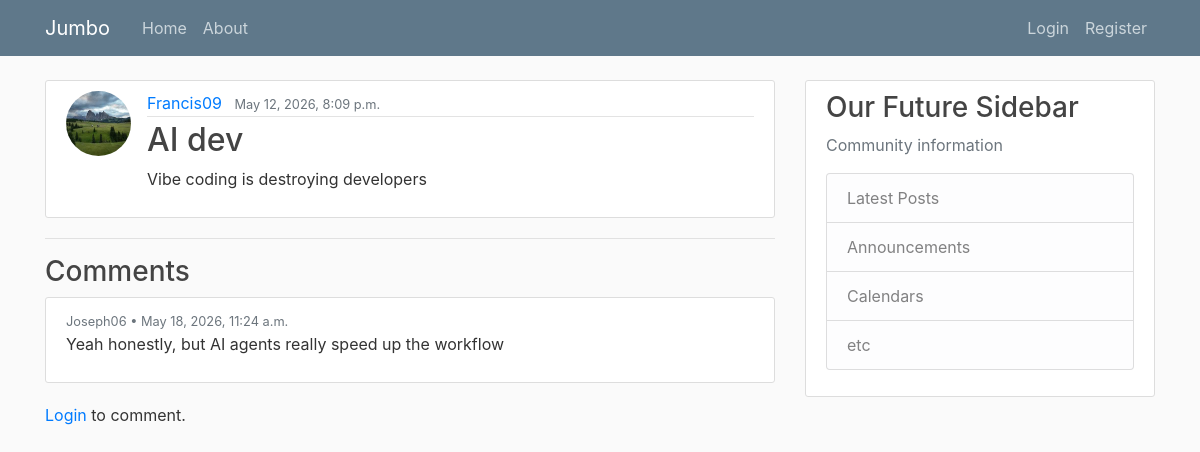
Screenshot of /jumbo/post/14/ with the database file from the repository.
### Jumbo/models.py (models this page shows, shortened)
class Post(models.Model):
    title = models.CharField(max_length=100)
    content=models.TextField()
    date_posted = models.DateTimeField(default=timezone.now)
    author=models.ForeignKey(User,on_delete=models.CASCADE)

class Comment(models.Model):
    post=models.ForeignKey(Post,on_delete=models.CASCADE, related_name='comments')
    author=models.ForeignKey(User, on_delete=models.CASCADE)
    content=models.TextField()
    parent=models.ForeignKey('self',blank=True,null=True,on_delete=models.CASCADE, related_name='replies')
    date_posted=models.DateTimeField(default=timezone.now)

### users/models.py (models this page shows, shortened)
class Profile(models.Model):
    user = models.OneToOneField(User, on_delete=models.CASCADE)
    image= models.ImageField(default='default.jpg', upload_to='profile_pics')
    bio=models.TextField(blank=True)
    city=models.CharField(max_length=100 , blank=True)
    age=models.PositiveIntegerField(null=True, blank=True )

### Jumbo/views.py (the view, shortened to what this page needs)
# urls.py: path('post/<int:pk>/',PostDetailView.as_view(),name='post-detail'),
class PostDetailView(DetailView):
    model= Post
    def get_context_data(self, **kwargs):
        context = super().get_context_data(**kwargs)
        context['comment_form'] = CommentForm()
        context['comments'] = self.object.comments.filter(
            parent=None
        )
        return context

### Jumbo/templates/Jumbo/post_detail.html (shortened to what this page needs)
{% extends "Jumbo/base.html" %}
{% block content %}
    <article class="media content-section">
        <img class="rounded-circle article-img" src="{{ object.author.profile.image.url }}" alt="Post author image">
        <div class="media-body">
            <div class="article-metadata">
                <a class="mr-2" href="{% url 'user-posts' object.author.username %}">
                    {{ object.author }}
                </a>
                <small class="text-muted">{{ object.date_posted }}</small>
            </div>
            <h2 class="article-title">{{ object.title }}</h2>
            <p class="article-content">{{ object.content }}</p>
        </div>
    </article>
    <hr>
    <h3>Comments</h3>
    {% for comment in comments %}
        <div class="content-section">
            <small class="text-muted">
                {{ comment.author }} • {{ comment.date_posted }}
            </small>
            <p>{{ comment.content }}</p>
        </div>
    {% empty %}
        <p>No comments yet.</p>
    {% endfor %}
    {% if user.is_authenticated %}
        <div class="content-section">
            <form method="POST">
                {% csrf_token %}
                <div class="form-group">
                    <textarea
                        name="content"
                        class="form-control"
                        rows="3"
                        placeholder="Write a comment..."
                    ></textarea>
                </div>
                <button class="btn btn-outline-info" type="submit">
                    Comment
                </button>
            </form>
        </div>
    {% else %}
        <p>
            <a href="{% url 'login' %}">Login</a> to comment.
        </p>
    {% endif %}
{% endblock content %}

### Jumbo/static/Jumbo/main.css (style rules this page uses)
body { background: #fafafa; color: #333333; margin-top: 5rem; }
h1, h2, h3, h4, h5, h6 { color: #444444; }
.content-section { background: #ffffff; padding: 10px 20px; border: 1px solid #dddddd; border-radius: 3px; margin-bottom: 20px; }
.article-title { color: #444444; }
.article-content { white-space: pre-line; }
.article-img { height: 65px; width: 65px; margin-right: 16px; }
.article-metadata { padding-bottom: 1px; margin-bottom: 4px; border-bottom: 1px solid #e3e3e3 }

### rows the page displays
Post: author.profile.image (placeholder picture), author "Francis09", date_posted "May 12, 2026, 8:09 p.m.", title "AI dev", content "Vibe coding is destroying developers"
Comment: author "Joseph06", date_posted "May 18, 2026, 11:24 a.m.", content "Yeah honestly, but AI agents really speed up the workflow"
